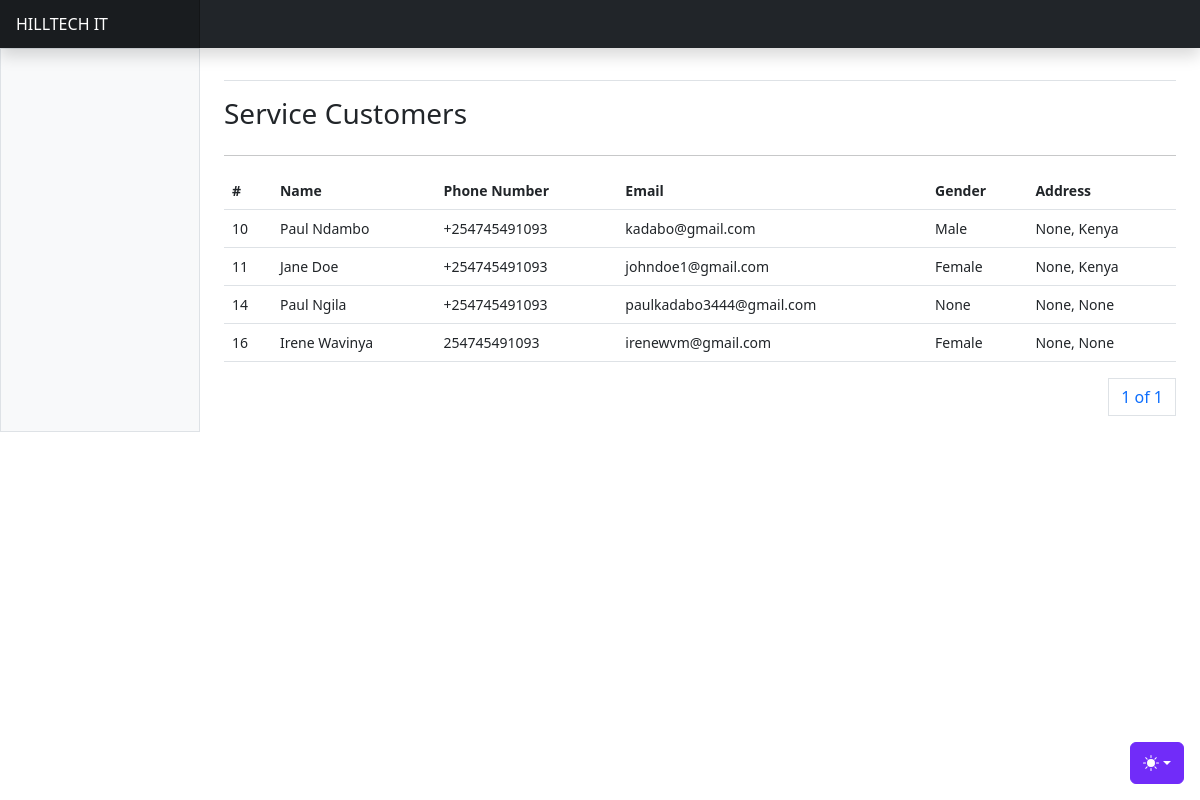
Before: /users/customers/ with the older database file.
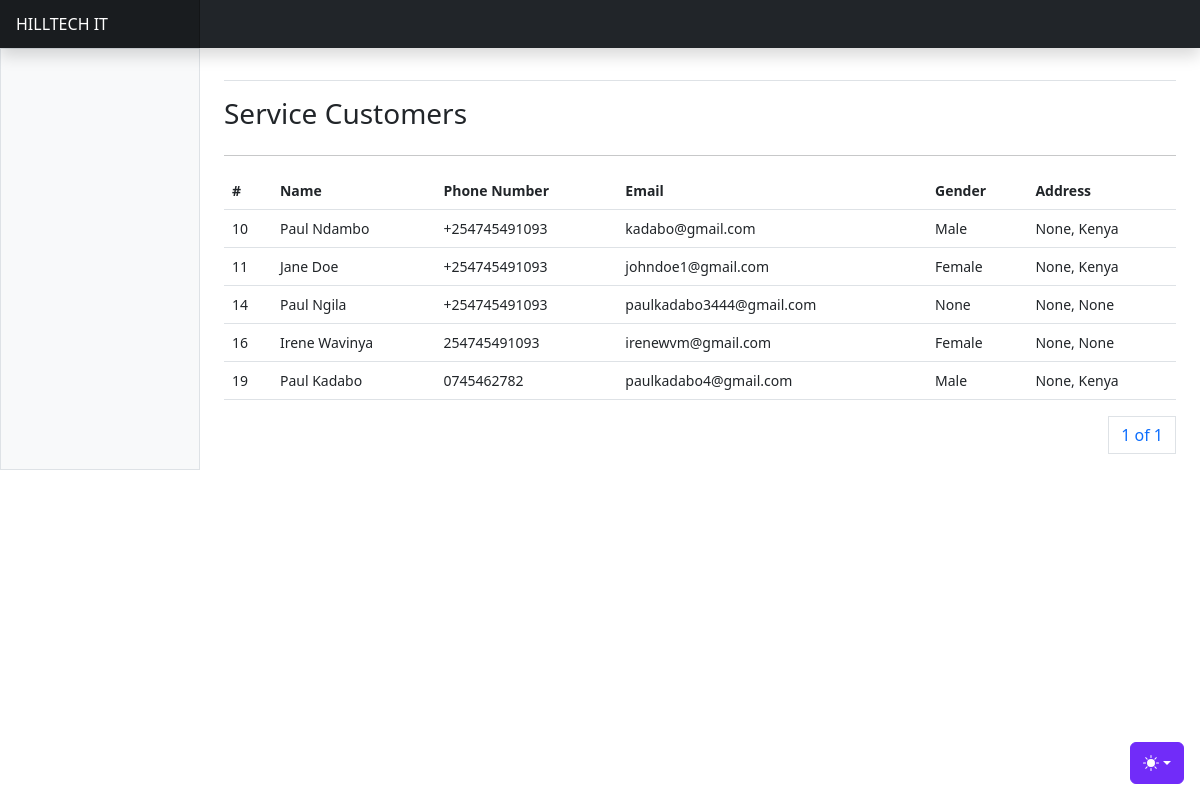
After: the same page with the newer database file.
### apps/users/models.py (models this page shows, shortened)
class User(AbstractUser, AbstractBaseModel):
    role = models.CharField(choices=ROLE_CHOICES, max_length=32, null=True)
    phone_number = models.CharField(max_length=255, null=True)
    id_number = models.CharField(max_length=255, null=True)
    gender = models.CharField(max_length=255, null=True, choices=GENDER_CHOICES)
    date_of_birth = models.DateField(null=True)
    city = models.CharField(max_length=255, null=True)
    country = models.CharField(max_length=255, null=True)
    address = models.CharField(max_length=255, null=True)
    token = models.CharField(null=True, max_length=255)
    token_expiration_date = models.DateTimeField(null=True)
    activation_date = models.DateTimeField(null=True)
    position = models.CharField(max_length=255, choices=STAFF_POSITION_CHOICES, null=True)
    def name(self):
        return f"{self.first_name} {self.last_name}"

### apps/users/views.py (the view)
# urls.py: path("customers/", customers, name="customers"),
def customers(request):
    customers = User.objects.filter(role__in=["Customer", "customer"])
    paginator = Paginator(customers, 10)
    page_number = request.GET.get("page")
    page_obj = paginator.get_page(page_number)
    context = {
        "customers": customers,
        "page_obj": page_obj
    }
    return render(request, "accounts/customers.html", context)

### templates/accounts/customers.html (shortened to what this page needs)
{% extends "base.html" %}
{% block content %}
<div class="row">
    <div class="col">
        <h3>Service Customers</h3>
    </div>
</div>
<hr/>
      <div class="table-responsive small">
        <table class="table">
          <thead>
            <tr>
              <th scope="col">#</th>
              <th scope="col">Name</th>
              <th scope="col">Phone Number</th>
              <th scope="col">Email</th>
              <th scope="col">Gender</th>
              <th scope="col">Address</th>
            </tr>
          </thead>
          <tbody>
            {% for user in page_obj %}
            <tr>
              <td>{{user.id}}</td>
              <td>{{user.name}}</td>
              <td>{{user.phone_number}}</td>
              <td>{{user.email}}</td>
              <td>{{user.gender}}</td>
              <td>{{user.city}}, {{user.country}}</td>
            </tr>
            {% endfor %}
          </tbody>
        </table>
        <div>
          <nav aria-label="Page navigation example">
            <ul class="pagination justify-content-end">
              <a class="page-link" href="#">{{ page_obj.number }} of {{ page_obj.paginator.num_pages }}</a>
            </ul>
          </nav>
        </div>
{% endblock content %}

Changed rows visible on the page:
added User: id "19", name "Paul Kadabo", phone_number "0745462782", email "paulkadabo4@gmail.com", gender "Male", city "None", country "Kenya"
